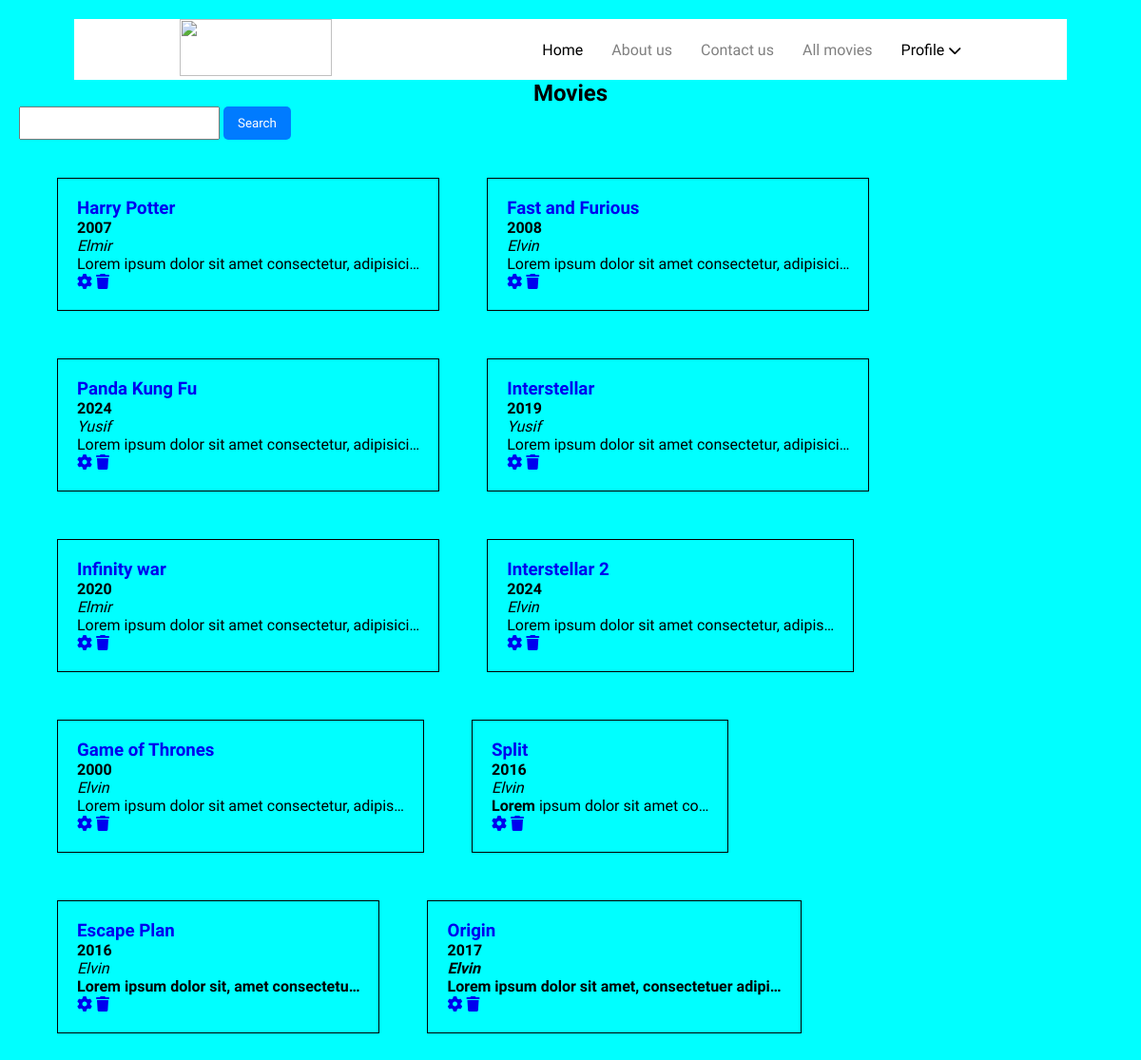
/movies/ (signed in), run on the app's committed database.
### movies/models.py (models this page shows, shortened)
class Movies(models.Model):
    year = models.CharField(max_length=4)
    name = models.CharField(max_length=200)
    category = models.CharField(max_length=100)
    recommender = models.ForeignKey("auth.User", on_delete=models.CASCADE)
    detail = RichTextField()
    image = models.FileField(blank=True, null=True, verbose_name="add image")

### movies/views.py (the view)
# urls.py: path("movies/", movies_page, name="movies"),
@login_required(login_url="account:login")
def movies_page(request):
    keyword = request.GET.get("keyword")
    if keyword:
        movies_data = Movies.objects.filter(name__icontains=keyword)
        return render(request, 'movies.html', {"movies_data": movies_data})
    movies_data = Movies.objects.all()
    return render(request, 'movies.html', {"movies_data": movies_data})

### templates/movies.html (shortened to what this page needs)
{% extends 'base.html' %}
{% block body %}
    <h2>Movies</h2>
    <form method="get">
        <input type="text" name="keyword">
        <button type="submit">Search</button>
    </form>
{% if movies_data %}
<div class="movies_div">
    <ul>
    {% for movie in movies_data %}
        <li>
            <h3><a href="{% url 'detail' movie.id %}">{{movie.name}}</a></h3>
            <h4>{{movie.year}}</h4>
            <i>{{movie.recommender}}</i><br>
            <p>{{movie.detail|safe|truncatechars:50}}</p>
            <a href="{% url 'update' movie.id %}"><i class="fa-solid fa-gear"></i></a>
            <a href="{% url 'delete' movie.id %}"><i class="fa-solid fa-trash"></i></a>
        </li>
    {% endfor %}
    </ul>
</div>
{% else %}
<div class="alert__warning">Movie is not found</div>
{% endif %}
{% endblock body %}

### static/style.css (style rules this page uses)
* { margin: 0; padding: 0; box-sizing: border-box; text-decoration: none; list-style: none; }
body { background-color: aqua; color: black; margin: 20px; }
h2 { text-align: center; }
.movies_div { display: flex; align-items: center; align-items: center; justify-content: center; }
.movies_div ul { display: flex; flex-wrap: wrap; padding: 40px; gap: 50px; }
.movies_div ul li { border: 1px solid black; width: auto; padding: 20px; }

### static/navbar.css (style rules this page uses)
* { margin: 0; padding: 0; text-decoration: none; list-style: none; box-sizing: border-box; font-family: "Mulish", sans-serif; }

### static/login-register.css (style rules this page uses)
input { padding: 8px; box-sizing: border-box; }
button { padding: 10px 15px; background-color: #007bff; color: #fff; border: none; border-radius: 5px; cursor: pointer; }

### data on the page
Movies: name "Harry Potter", year "2007", recommender "Elmir", detail "Lorem ipsum dolor sit amet consectetur, adipisici…"
Movies: name "Fast and Furious", year "2008", recommender "Elvin", detail "Lorem ipsum dolor sit amet consectetur, adipisici…"
Movies: name "Panda Kung Fu", year "2024", recommender "Yusif", detail "Lorem ipsum dolor sit amet consectetur, adipisici…"
Movies: name "Interstellar", year "2019", recommender "Yusif", detail "Lorem ipsum dolor sit amet consectetur, adipisici…"
Movies: name "Infinity war", year "2020", recommender "Elmir", detail "Lorem ipsum dolor sit amet consectetur, adipisici…"
Movies: name "Interstellar 2", year "2024", recommender "Elvin", detail "Lorem ipsum dolor sit amet consectetur, adipis…"
Movies: name "Game of Thrones", year "2000", recommender "Elvin", detail "Lorem ipsum dolor sit amet consectetur, adipis…"
Movies: name "Split", year "2016", recommender "Elvin", detail "Lorem ipsum dolor sit amet co…"
Movies: name "Escape Plan", year "2016", recommender "Elvin", detail "Lorem ipsum dolor sit, amet consectetu…"
Movies: name "Origin", year "2017", recommender "Elvin", detail "Lorem ipsum dolor sit amet, consectetuer adipi…"
